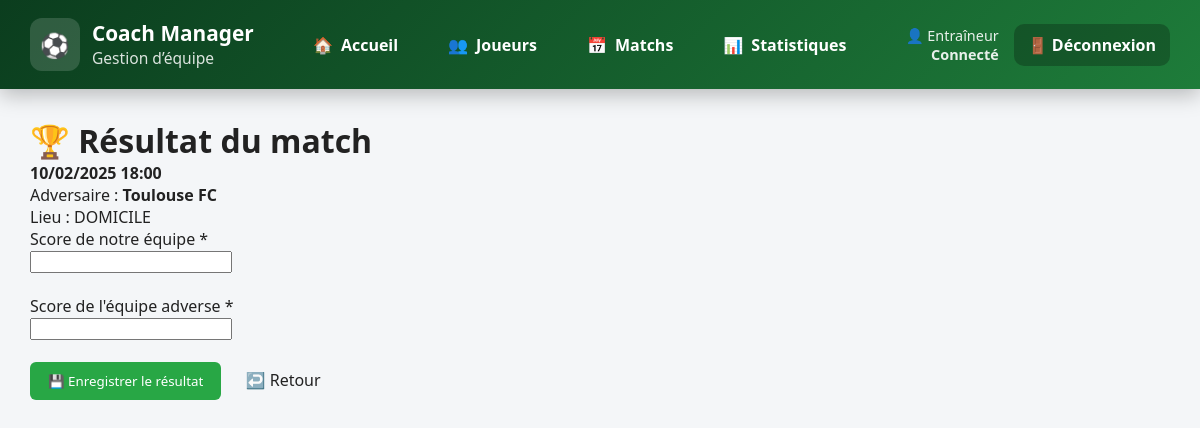
/matchs/resultat_match.php?id=4 (signed in), run on the app's committed database.
### tables this page shows
CREATE TABLE matchs (
    id_match INT AUTO_INCREMENT PRIMARY KEY,
    date_heure DATETIME NOT NULL,
    adversaire VARCHAR(100) NOT NULL,
    lieu ENUM('DOMICILE','EXTERIEUR') NOT NULL,
    score_equipe INT,
    score_adverse INT,
    resultat ENUM('VICTOIRE','DEFAITE','NUL'),
    etat ENUM('A_PREPARER','PREPARE','JOUE') DEFAULT 'A_PREPARER'
);

### bdd/db_match.php (called while the page is built, shortened)
<?php
function getMatchById(PDO $db, int $id) {
    $stmt = $db->prepare("SELECT * FROM matchs WHERE id_match = ?");
    $stmt->execute([$id]);
    return $stmt->fetch();
}
?>

### matchs/resultat_match.php (the view, shortened to what this page needs)
<?php
require_once __DIR__ . "/../bdd/db_match.php";
include __DIR__ . "/../includes/header.php";
$id_match = intval($_GET["id"]);
$match = getMatchById($gestion_sportive, $id_match);
?>
<div class="container">
    <h1>🏆 Résultat du match</h1>
    <p>
        <strong><?= date("d/m/Y H:i", strtotime($match["date_heure"])) ?></strong><br>
        Adversaire : <strong><?= htmlspecialchars($match["adversaire"]) ?></strong><br>
        Lieu : <?= htmlspecialchars($match["lieu"]) ?><br>
    </p>
    <form method="POST">
        <label>Score de notre équipe *</label><br>
        <input type="number" name="score_equipe" min="0" required>
        <br><br>
        <label>Score de l'équipe adverse *</label><br>
        <input type="number" name="score_adverse" min="0" required>
        <br><br>
        <button
            type="submit"
            style="
                padding:10px 18px;
                background:#28a745;
                color:white;
                border:none;
                border-radius:6px;
                cursor:pointer;
            "
        >
            💾 Enregistrer le résultat
        </button>
        <a href="liste_matchs.php"
           style="margin-left:20px; text-decoration:none;">↩️ Retour</a>
    </form>
</div>
<?php include __DIR__ . "/../includes/footer.php"; ?>

### includes/header.php (style rules this page uses)
* { box-sizing: border-box; margin: 0; padding: 0; font-family: "Segoe UI", Roboto, Arial, sans-serif; }
body { background-color: #f4f6f8; color: #222; }
a { text-decoration: none; color: inherit; }

### data on the page
matchs: date_heure "10/02/2025 18:00", adversaire "Toulouse FC", lieu "DOMICILE"
